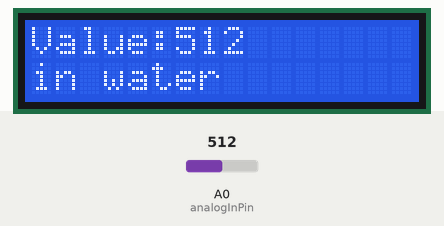
Simulated run of this sketch. Board: Arduino Uno, built with avr-gcc and run on an emulated ATmega328P. Parts: 16×2 character LCD. Inputs (shaded band) come from the test bench; at power-on: A0 (analogInPin) = 512. What the sketch prints to the serial monitor is not drawn.

Above: at 1.3 s.
1.4 s: A0 (analogInPin) set to 485
At 3.1 s:
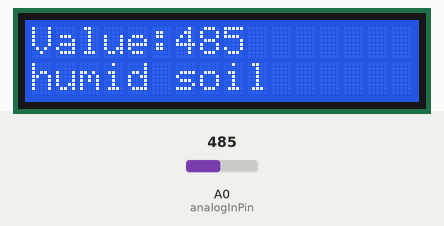
3.6 s: A0 (analogInPin) set to 310
At 4.6 s:
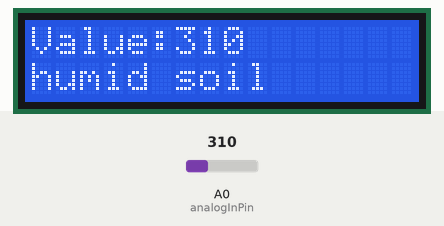
5.7 s: A0 (analogInPin) set to 294
At 7.4 s:
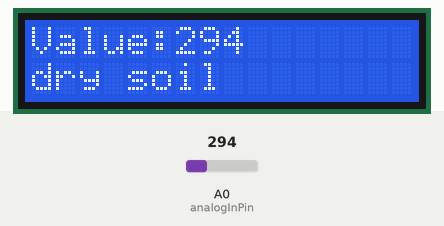
Timing chart, 0 to 8.9 s (numbered marks = the images above; inputs shaded):
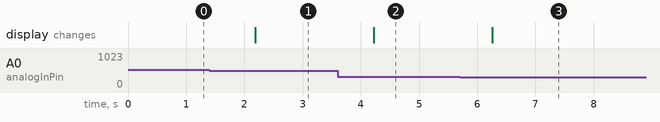

Measured:
- the behaviour switches between 501 and 500 on A0 (analogInPin) (found by bisection; images 0 and 1)
- the behaviour switches between 301 and 300 on A0 (analogInPin) (found by bisection; images 2 and 3)
- after the input at 1.4 s, the display: changes after 0.79 s (image 1)
- after the input at 3.6 s, the display: changes after 0.62 s (image 2)
- after the input at 5.7 s, the display: changes after 0.56 s (image 3)

The sketch:

Moisture_ESP8266.ino
```cpp
/*
  # the sensor value description
  # 0  ~300     dry soil
  # 300~700     humid soil
  # 700~950     in water
  5 V Values
  3.3:
    0 200 dry
    200 - 450 humid
    450 - 1000 water
*/

#include <Wire.h>
#include <LiquidCrystal_I2C.h>
LiquidCrystal_I2C lcd(0x27,16,2);

const int analogInPin = A0;  // ESP8266 Analog Pin ADC0 = A0

int sensorValue = 0;  // value read from the pot

void setup() {
  // initialize serial communication at 115200
  Serial.begin(115200);
    lcd.init();                      // initialize the lcd
  lcd.init();
  lcd.backlight();
  lcd.setCursor(0,0);
  lcd.print("Value:");
}

void loop() {
  // read the analog in value
  sensorValue = analogRead(analogInPin);

  // print the readings in the Serial Monitor
  Serial.print("sensor = ");
  Serial.println(sensorValue);

    if(sensorValue<10)
  {
  lcd.setCursor(6,0);
  lcd.print(sensorValue);
  lcd.setCursor(7,0);
  lcd.print("    ");
  }
  if(sensorValue<100)
  {
  lcd.setCursor(6,0);
  lcd.print(sensorValue);
  lcd.setCursor(8,0);
  lcd.print("    ");
  }
  if(sensorValue>99)
  {
  lcd.setCursor(6,0);
  lcd.print(sensorValue);
  }
   if(sensorValue<301)
  {
  lcd.setCursor(0,1);
  lcd.print("dry soil       ");
  }
  if((sensorValue>300)&&(sensorValue<501))
  {
  lcd.setCursor(0,1);
  lcd.print("humid soil   ");
  }
     if(sensorValue>500)
  {
  lcd.setCursor(0,1);
  lcd.print("in water       ");
  }

  delay(1000);
}
```
